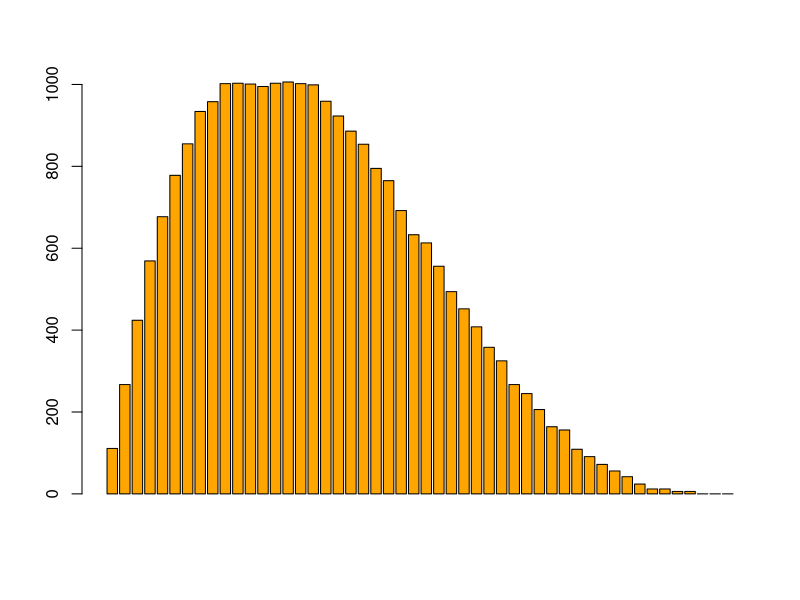

Recreate this plot in R.
f<-function(x)
{
	return (20*x*(1-x)^3);
}
m<-2^13;
a<-189;
b<-56;
x<-4;
y<-2471;
cg<-2;
freq<-array(0,50);
for(i in 1:50000)
{
	x<-(a*x+b)%%m;
	u<-as.double(x)/m;
	y<-(a*y+b+7)%%m;
	v<-as.double(y)/m;
	if(cg*u<=f(v))
		freq[v*50+1]<-freq[v*50+1]+1;
}
barplot(freq, col = "orange");

